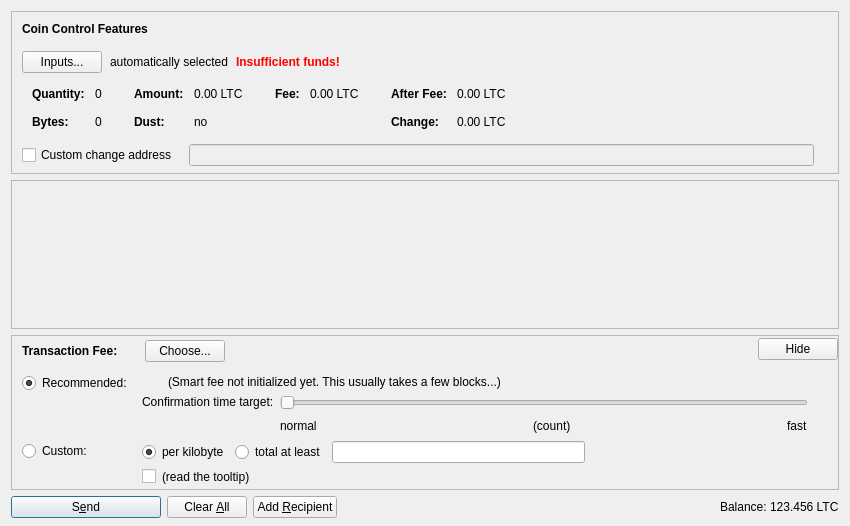
<?xml version="1.0" encoding="UTF-8"?>
<ui version="4.0">
 <class>SendCoinsDialog</class>
 <widget class="QDialog" name="SendCoinsDialog">
  <property name="geometry">
   <rect>
    <x>0</x>
    <y>0</y>
    <width>850</width>
    <height>526</height>
   </rect>
  </property>
  <property name="windowTitle">
   <string>Send Coins</string>
  </property>
  <layout class="QVBoxLayout" name="verticalLayout" stretch="0,1,0,0">
   <property name="bottomMargin">
    <number>8</number>
   </property>
   <item>
    <widget class="QFrame" name="frameCoinControl">
     <property name="sizePolicy">
      <sizepolicy hsizetype="Expanding" vsizetype="Expanding">
       <horstretch>0</horstretch>
       <verstretch>0</verstretch>
      </sizepolicy>
     </property>
     <property name="maximumSize">
      <size>
       <width>16777215</width>
       <height>16777215</height>
      </size>
     </property>
     <property name="frameShape">
      <enum>QFrame::StyledPanel</enum>
     </property>
     <property name="frameShadow">
      <enum>QFrame::Sunken</enum>
     </property>
     <layout class="QVBoxLayout" name="verticalLayoutCoinControl2">
      <property name="spacing">
       <number>0</number>
      </property>
      <property name="leftMargin">
       <number>0</number>
      </property>
      <property name="topMargin">
       <number>0</number>
      </property>
      <property name="rightMargin">
       <number>0</number>
      </property>
      <property name="bottomMargin">
       <number>6</number>
      </property>
      <item>
       <layout class="QVBoxLayout" name="verticalLayoutCoinControl" stretch="0,0,0,0,1">
        <property name="spacing">
         <number>0</number>
        </property>
        <property name="leftMargin">
         <number>10</number>
        </property>
        <property name="topMargin">
         <number>10</number>
        </property>
        <item>
         <layout class="QHBoxLayout" name="horizontalLayoutCoinControl1">
          <property name="bottomMargin">
           <number>15</number>
          </property>
          <item>
           <widget class="QLabel" name="labelCoinControlFeatures">
            <property name="sizePolicy">
             <sizepolicy hsizetype="Preferred" vsizetype="Maximum">
              <horstretch>0</horstretch>
              <verstretch>0</verstretch>
             </sizepolicy>
            </property>
            <property name="font">
             <font>
              <weight>75</weight>
              <bold>true</bold>
             </font>
            </property>
            <property name="styleSheet">
             <string notr="true">font-weight:bold;</string>
            </property>
            <property name="text">
             <string>Coin Control Features</string>
            </property>
           </widget>
          </item>
         </layout>
        </item>
        <item>
         <layout class="QHBoxLayout" name="horizontalLayoutCoinControl2" stretch="0,0,0,0">
          <property name="spacing">
           <number>8</number>
          </property>
          <property name="bottomMargin">
           <number>10</number>
          </property>
          <item>
           <widget class="QPushButton" name="pushButtonCoinControl">
            <property name="styleSheet">
             <string notr="true"/>
            </property>
            <property name="text">
             <string>Inputs...</string>
            </property>
            <property name="autoDefault">
             <bool>false</bool>
            </property>
           </widget>
          </item>
          <item>
           <widget class="QLabel" name="labelCoinControlAutomaticallySelected">
            <property name="text">
             <string>automatically selected</string>
            </property>
            <property name="margin">
             <number>5</number>
            </property>
           </widget>
          </item>
          <item>
           <widget class="QLabel" name="labelCoinControlInsuffFunds">
            <property name="font">
             <font>
              <weight>75</weight>
              <bold>true</bold>
             </font>
            </property>
            <property name="styleSheet">
             <string notr="true">color:red;font-weight:bold;</string>
            </property>
            <property name="text">
             <string>Insufficient funds!</string>
            </property>
            <property name="margin">
             <number>5</number>
            </property>
           </widget>
          </item>
          <item>
           <spacer name="horizontalSpacerCoinControl">
            <property name="orientation">
             <enum>Qt::Horizontal</enum>
            </property>
            <property name="sizeHint" stdset="0">
             <size>
              <width>40</width>
              <height>1</height>
             </size>
            </property>
           </spacer>
          </item>
         </layout>
        </item>
        <item>
         <widget class="QWidget" name="widgetCoinControl" native="true">
          <property name="sizePolicy">
           <sizepolicy hsizetype="Preferred" vsizetype="Preferred">
            <horstretch>0</horstretch>
            <verstretch>0</verstretch>
           </sizepolicy>
          </property>
          <property name="minimumSize">
           <size>
            <width>0</width>
            <height>0</height>
           </size>
          </property>
          <property name="styleSheet">
           <string notr="true"/>
          </property>
          <layout class="QHBoxLayout" name="horizontalLayoutCoinControl5">
           <property name="leftMargin">
            <number>0</number>
           </property>
           <property name="topMargin">
            <number>0</number>
           </property>
           <property name="rightMargin">
            <number>0</number>
           </property>
           <property name="bottomMargin">
            <number>0</number>
           </property>
           <item>
            <layout class="QHBoxLayout" name="horizontalLayoutCoinControl3" stretch="0,0,0,1">
             <property name="spacing">
              <number>20</number>
             </property>
             <property name="topMargin">
              <number>0</number>
             </property>
             <property name="bottomMargin">
              <number>10</number>
             </property>
             <item>
              <layout class="QFormLayout" name="formLayoutCoinControl1">
               <property name="horizontalSpacing">
                <number>10</number>
               </property>
               <property name="verticalSpacing">
                <number>14</number>
               </property>
               <property name="leftMargin">
                <number>10</number>
               </property>
               <property name="topMargin">
                <number>4</number>
               </property>
               <property name="rightMargin">
                <number>6</number>
               </property>
               <item row="0" column="0">
                <widget class="QLabel" name="labelCoinControlQuantityText">
                 <property name="font">
                  <font>
                   <weight>75</weight>
                   <bold>true</bold>
                  </font>
                 </property>
                 <property name="text">
                  <string>Quantity:</string>
                 </property>
                 <property name="margin">
                  <number>0</number>
                 </property>
                </widget>
               </item>
               <item row="0" column="1">
                <widget class="QLabel" name="labelCoinControlQuantity">
                 <property name="cursor">
                  <cursorShape>IBeamCursor</cursorShape>
                 </property>
                 <property name="contextMenuPolicy">
                  <enum>Qt::ActionsContextMenu</enum>
                 </property>
                 <property name="text">
                  <string notr="true">0</string>
                 </property>
                 <property name="margin">
                  <number>0</number>
                 </property>
                 <property name="textInteractionFlags">
                  <set>Qt::LinksAccessibleByMouse|Qt::TextSelectableByKeyboard|Qt::TextSelectableByMouse</set>
                 </property>
                </widget>
               </item>
               <item row="1" column="0">
                <widget class="QLabel" name="labelCoinControlBytesText">
                 <property name="font">
                  <font>
                   <weight>75</weight>
                   <bold>true</bold>
                  </font>
                 </property>
                 <property name="text">
                  <string>Bytes:</string>
                 </property>
                </widget>
               </item>
               <item row="1" column="1">
                <widget class="QLabel" name="labelCoinControlBytes">
                 <property name="cursor">
                  <cursorShape>IBeamCursor</cursorShape>
                 </property>
                 <property name="contextMenuPolicy">
                  <enum>Qt::ActionsContextMenu</enum>
                 </property>
                 <property name="text">
                  <string notr="true">0</string>
                 </property>
                 <property name="textInteractionFlags">
                  <set>Qt::LinksAccessibleByMouse|Qt::TextSelectableByKeyboard|Qt::TextSelectableByMouse</set>
                 </property>
                </widget>
               </item>
              </layout>
             </item>
             <item>
              <layout class="QFormLayout" name="formLayoutCoinControl2">
               <property name="horizontalSpacing">
                <number>10</number>
               </property>
               <property name="verticalSpacing">
                <number>14</number>
               </property>
               <property name="leftMargin">
                <number>6</number>
               </property>
               <property name="topMargin">
                <number>4</number>
               </property>
               <property name="rightMargin">
                <number>6</number>
               </property>
               <item row="0" column="0">
                <widget class="QLabel" name="labelCoinControlAmountText">
                 <property name="font">
                  <font>
                   <weight>75</weight>
                   <bold>true</bold>
                  </font>
                 </property>
                 <property name="text">
                  <string>Amount:</string>
                 </property>
                 <property name="margin">
                  <number>0</number>
                 </property>
                </widget>
               </item>
               <item row="0" column="1">
                <widget class="QLabel" name="labelCoinControlAmount">
                 <property name="cursor">
                  <cursorShape>IBeamCursor</cursorShape>
                 </property>
                 <property name="contextMenuPolicy">
                  <enum>Qt::ActionsContextMenu</enum>
                 </property>
                 <property name="text">
                  <string notr="true">0.00 LTC</string>
                 </property>
                 <property name="textInteractionFlags">
                  <set>Qt::LinksAccessibleByMouse|Qt::TextSelectableByKeyboard|Qt::TextSelectableByMouse</set>
                 </property>
                </widget>
               </item>
               <item row="1" column="0">
                <widget class="QLabel" name="labelCoinControlLowOutputText">
                 <property name="font">
                  <font>
                   <weight>75</weight>
                   <bold>true</bold>
                  </font>
                 </property>
                 <property name="text">
                  <string>Dust:</string>
                 </property>
                </widget>
               </item>
               <item row="1" column="1">
                <widget class="QLabel" name="labelCoinControlLowOutput">
                 <property name="cursor">
                  <cursorShape>IBeamCursor</cursorShape>
                 </property>
                 <property name="contextMenuPolicy">
                  <enum>Qt::ActionsContextMenu</enum>
                 </property>
                 <property name="text">
                  <string notr="true">no</string>
                 </property>
                 <property name="textInteractionFlags">
                  <set>Qt::LinksAccessibleByMouse|Qt::TextSelectableByKeyboard|Qt::TextSelectableByMouse</set>
                 </property>
                </widget>
               </item>
              </layout>
             </item>
             <item>
              <layout class="QFormLayout" name="formLayoutCoinControl3">
               <property name="horizontalSpacing">
                <number>10</number>
               </property>
               <property name="verticalSpacing">
                <number>14</number>
               </property>
               <property name="leftMargin">
                <number>6</number>
               </property>
               <property name="topMargin">
                <number>4</number>
               </property>
               <property name="rightMargin">
                <number>6</number>
               </property>
               <item row="0" column="0">
                <widget class="QLabel" name="labelCoinControlFeeText">
                 <property name="font">
                  <font>
                   <weight>75</weight>
                   <bold>true</bold>
                  </font>
                 </property>
                 <property name="text">
                  <string>Fee:</string>
                 </property>
                 <property name="margin">
                  <number>0</number>
                 </property>
                </widget>
               </item>
               <item row="0" column="1">
                <widget class="QLabel" name="labelCoinControlFee">
                 <property name="cursor">
                  <cursorShape>IBeamCursor</cursorShape>
                 </property>
                 <property name="contextMenuPolicy">
                  <enum>Qt::ActionsContextMenu</enum>
                 </property>
                 <property name="text">
                  <string notr="true">0.00 LTC</string>
                 </property>
                 <property name="textInteractionFlags">
                  <set>Qt::LinksAccessibleByMouse|Qt::TextSelectableByKeyboard|Qt::TextSelectableByMouse</set>
                 </property>
                </widget>
               </item>
              </layout>
             </item>
             <item>
              <layout class="QFormLayout" name="formLayoutCoinControl4">
               <property name="horizontalSpacing">
                <number>10</number>
               </property>
               <property name="verticalSpacing">
                <number>14</number>
               </property>
               <property name="leftMargin">
                <number>6</number>
               </property>
               <property name="topMargin">
                <number>4</number>
               </property>
               <property name="rightMargin">
                <number>6</number>
               </property>
               <item row="0" column="0">
                <widget class="QLabel" name="labelCoinControlAfterFeeText">
                 <property name="font">
                  <font>
                   <weight>75</weight>
                   <bold>true</bold>
                  </font>
                 </property>
                 <property name="text">
                  <string>After Fee:</string>
                 </property>
                 <property name="margin">
                  <number>0</number>
                 </property>
                </widget>
               </item>
               <item row="0" column="1">
                <widget class="QLabel" name="labelCoinControlAfterFee">
                 <property name="cursor">
                  <cursorShape>IBeamCursor</cursorShape>
                 </property>
                 <property name="contextMenuPolicy">
                  <enum>Qt::ActionsContextMenu</enum>
                 </property>
                 <property name="text">
                  <string notr="true">0.00 LTC</string>
                 </property>
                 <property name="textInteractionFlags">
                  <set>Qt::LinksAccessibleByMouse|Qt::TextSelectableByKeyboard|Qt::TextSelectableByMouse</set>
                 </property>
                </widget>
               </item>
               <item row="1" column="0">
                <widget class="QLabel" name="labelCoinControlChangeText">
                 <property name="font">
                  <font>
                   <weight>75</weight>
                   <bold>true</bold>
                  </font>
                 </property>
                 <property name="text">
                  <string>Change:</string>
                 </property>
                </widget>
               </item>
               <item row="1" column="1">
                <widget class="QLabel" name="labelCoinControlChange">
                 <property name="cursor">
                  <cursorShape>IBeamCursor</cursorShape>
                 </property>
                 <property name="contextMenuPolicy">
                  <enum>Qt::ActionsContextMenu</enum>
                 </property>
                 <property name="text">
                  <string notr="true">0.00 LTC</string>
                 </property>
                 <property name="textInteractionFlags">
                  <set>Qt::LinksAccessibleByMouse|Qt::TextSelectableByKeyboard|Qt::TextSelectableByMouse</set>
                 </property>
                </widget>
               </item>
              </layout>
             </item>
            </layout>
           </item>
          </layout>
         </widget>
        </item>
        <item>
         <layout class="QHBoxLayout" name="horizontalLayoutCoinControl4" stretch="0,0,0">
          <property name="spacing">
           <number>12</number>
          </property>
          <property name="sizeConstraint">
           <enum>QLayout::SetDefaultConstraint</enum>
          </property>
          <property name="topMargin">
           <number>5</number>
          </property>
          <property name="rightMargin">
           <number>5</number>
          </property>
          <item>
           <widget class="QCheckBox" name="checkBoxCoinControlChange">
            <property name="toolTip">
             <string>If this is activated, but the change address is empty or invalid, change will be sent to a newly generated address.</string>
            </property>
            <property name="text">
             <string>Custom change address</string>
            </property>
           </widget>
          </item>
          <item>
           <widget class="QValidatedLineEdit" name="lineEditCoinControlChange">
            <property name="enabled">
             <bool>false</bool>
            </property>
            <property name="sizePolicy">
             <sizepolicy hsizetype="Expanding" vsizetype="Fixed">
              <horstretch>0</horstretch>
              <verstretch>0</verstretch>
             </sizepolicy>
            </property>
           </widget>
          </item>
          <item>
           <widget class="QLabel" name="labelCoinControlChangeLabel">
            <property name="sizePolicy">
             <sizepolicy hsizetype="Preferred" vsizetype="Expanding">
              <horstretch>0</horstretch>
              <verstretch>0</verstretch>
             </sizepolicy>
            </property>
            <property name="minimumSize">
             <size>
              <width>0</width>
              <height>0</height>
             </size>
            </property>
            <property name="text">
             <string/>
            </property>
            <property name="margin">
             <number>3</number>
            </property>
           </widget>
          </item>
         </layout>
        </item>
        <item>
         <spacer name="verticalSpacerCoinControl">
          <property name="orientation">
           <enum>Qt::Vertical</enum>
          </property>
          <property name="sizeHint" stdset="0">
           <size>
            <width>800</width>
            <height>1</height>
           </size>
          </property>
         </spacer>
        </item>
       </layout>
      </item>
     </layout>
    </widget>
   </item>
   <item>
    <widget class="QScrollArea" name="scrollArea">
     <property name="widgetResizable">
      <bool>true</bool>
     </property>
     <widget class="QWidget" name="scrollAreaWidgetContents">
      <property name="geometry">
       <rect>
        <x>0</x>
        <y>0</y>
        <width>830</width>
        <height>104</height>
       </rect>
      </property>
      <layout class="QVBoxLayout" name="verticalLayout_2" stretch="0,1">
       <property name="leftMargin">
        <number>0</number>
       </property>
       <property name="topMargin">
        <number>0</number>
       </property>
       <property name="rightMargin">
        <number>0</number>
       </property>
       <property name="bottomMargin">
        <number>0</number>
       </property>
       <item>
        <layout class="QVBoxLayout" name="entries">
         <property name="spacing">
          <number>6</number>
         </property>
        </layout>
       </item>
       <item>
        <spacer name="verticalSpacer">
         <property name="orientation">
          <enum>Qt::Vertical</enum>
         </property>
         <property name="sizeHint" stdset="0">
          <size>
           <width>20</width>
           <height>40</height>
          </size>
         </property>
        </spacer>
       </item>
      </layout>
     </widget>
    </widget>
   </item>
   <item>
    <widget class="QFrame" name="frameFee">
     <property name="sizePolicy">
      <sizepolicy hsizetype="Expanding" vsizetype="Expanding">
       <horstretch>0</horstretch>
       <verstretch>0</verstretch>
      </sizepolicy>
     </property>
     <property name="maximumSize">
      <size>
       <width>16777215</width>
       <height>16777215</height>
      </size>
     </property>
     <property name="frameShape">
      <enum>QFrame::StyledPanel</enum>
     </property>
     <property name="frameShadow">
      <enum>QFrame::Sunken</enum>
     </property>
     <layout class="QVBoxLayout" name="verticalLayoutFee1">
      <property name="spacing">
       <number>0</number>
      </property>
      <property name="leftMargin">
       <number>0</number>
      </property>
      <property name="topMargin">
       <number>0</number>
      </property>
      <property name="rightMargin">
       <number>0</number>
      </property>
      <property name="bottomMargin">
       <number>0</number>
      </property>
      <item>
       <layout class="QVBoxLayout" name="verticalLayoutFee2" stretch="0,0,0">
        <property name="spacing">
         <number>0</number>
        </property>
        <property name="leftMargin">
         <number>10</number>
        </property>
        <property name="topMargin">
         <number>0</number>
        </property>
        <item>
         <layout class="QHBoxLayout" name="horizontalLayoutFee1">
          <property name="bottomMargin">
           <number>0</number>
          </property>
          <item>
           <layout class="QVBoxLayout" name="verticalLayoutFee7">
            <property name="spacing">
             <number>0</number>
            </property>
            <item>
             <spacer name="verticalSpacerSmartFee">
              <property name="orientation">
               <enum>Qt::Vertical</enum>
              </property>
              <property name="sizeType">
               <enum>QSizePolicy::Fixed</enum>
              </property>
              <property name="sizeHint" stdset="0">
               <size>
                <width>1</width>
                <height>4</height>
               </size>
              </property>
             </spacer>
            </item>
            <item>
             <layout class="QHBoxLayout" name="horizontalLayoutSmartFee">
              <property name="spacing">
               <number>10</number>
              </property>
              <item>
               <widget class="QLabel" name="labelFeeHeadline">
                <property name="sizePolicy">
                 <sizepolicy hsizetype="Preferred" vsizetype="Maximum">
                  <horstretch>0</horstretch>
                  <verstretch>0</verstretch>
                 </sizepolicy>
                </property>
                <property name="font">
                 <font>
                  <weight>75</weight>
                  <bold>true</bold>
                 </font>
                </property>
                <property name="styleSheet">
                 <string notr="true">font-weight:bold;</string>
                </property>
                <property name="text">
                 <string>Transaction Fee:</string>
                </property>
               </widget>
              </item>
              <item>
               <widget class="QLabel" name="labelFeeMinimized">
                <property name="text">
                 <string/>
                </property>
               </widget>
              </item>
              <item>
               <widget class="QPushButton" name="buttonChooseFee">
                <property name="text">
                 <string>Choose...</string>
                </property>
               </widget>
              </item>
             </layout>
            </item>
            <item>
             <spacer name="verticalSpacer_5">
              <property name="orientation">
               <enum>Qt::Vertical</enum>
              </property>
              <property name="sizeHint" stdset="0">
               <size>
                <width>1</width>
                <height>1</height>
               </size>
              </property>
             </spacer>
            </item>
           </layout>
          </item>
          <item>
           <spacer name="horizontalSpacer_4">
            <property name="orientation">
             <enum>Qt::Horizontal</enum>
            </property>
            <property name="sizeHint" stdset="0">
             <size>
              <width>40</width>
              <height>20</height>
             </size>
            </property>
           </spacer>
          </item>
          <item>
           <widget class="QPushButton" name="buttonMinimizeFee">
            <property name="toolTip">
             <string>collapse fee-settings</string>
            </property>
            <property name="text">
             <string>Hide</string>
            </property>
           </widget>
          </item>
         </layout>
        </item>
        <item>
         <widget class="QFrame" name="frameFeeSelection">
          <layout class="QVBoxLayout" name="verticalLayoutFee12">
           <property name="spacing">
            <number>0</number>
           </property>
           <property name="leftMargin">
            <number>0</number>
           </property>
           <property name="topMargin">
            <number>0</number>
           </property>
           <property name="rightMargin">
            <number>0</number>
           </property>
           <property name="bottomMargin">
            <number>0</number>
           </property>
           <item>
            <layout class="QGridLayout" name="gridLayoutFee">
             <property name="topMargin">
              <number>10</number>
             </property>
             <property name="bottomMargin">
              <number>4</number>
             </property>
             <property name="horizontalSpacing">
              <number>10</number>
             </property>
             <property name="verticalSpacing">
              <number>4</number>
             </property>
             <item row="1" column="1">
              <layout class="QVBoxLayout" name="verticalLayoutFee8">
               <property name="spacing">
                <number>6</number>
               </property>
               <item>
                <layout class="QHBoxLayout" name="horizontalLayoutFee13">
                 <item>
                  <widget class="QRadioButton" name="radioCustomPerKilobyte">
                   <property name="toolTip">
                    <string>If the custom fee is set to 1000 satoshis and the transaction is only 250 bytes, then &quot;per kilobyte&quot; only pays 250 satoshis in fee, while &quot;total at least&quot; pays 1000 satoshis. For transactions bigger than a kilobyte both pay by kilobyte.</string>
                   </property>
                   <property name="text">
                    <string>per kilobyte</string>
                   </property>
                   <property name="checked">
                    <bool>true</bool>
                   </property>
                   <attribute name="buttonGroup">
                    <string notr="true">groupCustomFee</string>
                   </attribute>
                  </widget>
                 </item>
                 <item>
                  <widget class="QRadioButton" name="radioCustomAtLeast">
                   <property name="toolTip">
                    <string>If the custom fee is set to 1000 satoshis and the transaction is only 250 bytes, then &quot;per kilobyte&quot; only pays 250 satoshis in fee, while &quot;total at least&quot; pays 1000 satoshis. For transactions bigger than a kilobyte both pay by kilobyte.</string>
                   </property>
                   <property name="text">
                    <string>total at least</string>
                   </property>
                   <attribute name="buttonGroup">
                    <string notr="true">groupCustomFee</string>
                   </attribute>
                  </widget>
                 </item>
                 <item>
                  <widget class="BitcoinAmountField" name="customFee"/>
                 </item>
                 <item>
                  <spacer name="horizontalSpacer_6">
                   <property name="orientation">
                    <enum>Qt::Horizontal</enum>
                   </property>
                   <property name="sizeHint" stdset="0">
                    <size>
                     <width>1</width>
                     <height>1</height>
                    </size>
                   </property>
                  </spacer>
                 </item>
                </layout>
               </item>
               <item>
                <layout class="QHBoxLayout" name="horizontalLayoutFee8">
                 <item>
                  <widget class="QCheckBox" name="checkBoxMinimumFee">
                   <property name="toolTip">
                    <string>Paying only the minimum fee is just fine as long as there is less transaction volume than space in the blocks. But be aware that this can end up in a never confirming transaction once there is more demand for cpocoin transactions than the network can process.</string>
                   </property>
                   <property name="text">
                    <string/>
                   </property>
                  </widget>
                 </item>
                 <item>
                  <widget class="QLabel" name="labelMinFeeWarning">
                   <property name="enabled">
                    <bool>true</bool>
                   </property>
                   <property name="toolTip">
                    <string>Paying only the minimum fee is just fine as long as there is less transaction volume than space in the blocks. But be aware that this can end up in a never confirming transaction once there is more demand for cpocoin transactions than the network can process.</string>
                   </property>
                   <property name="text">
                    <string>(read the tooltip)</string>
                   </property>
                   <property name="margin">
                    <number>5</number>
                   </property>
                  </widget>
                 </item>
                 <item>
                  <spacer name="horizontalSpacer_2">
                   <property name="orientation">
                    <enum>Qt::Horizontal</enum>
                   </property>
                   <property name="sizeHint" stdset="0">
                    <size>
                     <width>1</width>
                     <height>1</height>
                    </size>
                   </property>
                  </spacer>
                 </item>
                </layout>
               </item>
              </layout>
             </item>
             <item row="0" column="0">
              <layout class="QVBoxLayout" name="verticalLayoutFee4" stretch="0,1">
               <item>
                <widget class="QRadioButton" name="radioSmartFee">
                 <property name="text">
                  <string>Recommended:</string>
                 </property>
                 <property name="checked">
                  <bool>true</bool>
                 </property>
                 <attribute name="buttonGroup">
                  <string notr="true">groupFee</string>
                 </attribute>
                </widget>
               </item>
               <item>
                <spacer name="verticalSpacer_2">
                 <property name="orientation">
                  <enum>Qt::Vertical</enum>
                 </property>
                 <property name="sizeHint" stdset="0">
                  <size>
                   <width>1</width>
                   <height>1</height>
                  </size>
                 </property>
                </spacer>
               </item>
              </layout>
             </item>
             <item row="1" column="0">
              <layout class="QVBoxLayout" name="verticalLayoutFee9" stretch="0,1">
               <item>
                <widget class="QRadioButton" name="radioCustomFee">
                 <property name="text">
                  <string>Custom:</string>
                 </property>
                 <attribute name="buttonGroup">
                  <string notr="true">groupFee</string>
                 </attribute>
                </widget>
               </item>
               <item>
                <spacer name="verticalSpacer_6">
                 <property name="orientation">
                  <enum>Qt::Vertical</enum>
                 </property>
                 <property name="sizeHint" stdset="0">
                  <size>
                   <width>1</width>
                   <height>1</height>
                  </size>
                 </property>
                </spacer>
               </item>
              </layout>
             </item>
             <item row="0" column="1">
              <layout class="QVBoxLayout" name="verticalLayoutFee3" stretch="0,0,1">
               <property name="spacing">
                <number>6</number>
               </property>
               <property name="topMargin">
                <number>2</number>
               </property>
               <item>
                <layout class="QHBoxLayout" name="horizontalLayoutFee12">
                 <item>
                  <widget class="QLabel" name="labelSmartFee">
                   <property name="text">
                    <string/>
                   </property>
                   <property name="margin">
                    <number>2</number>
                   </property>
                  </widget>
                 </item>
                 <item>
                  <widget class="QLabel" name="labelFeeEstimation">
                   <property name="text">
                    <string/>
                   </property>
                  </widget>
                 </item>
                 <item>
                  <widget class="QLabel" name="labelSmartFee2">
                   <property name="text">
                    <string>(Smart fee not initialized yet. This usually takes a few blocks...)</string>
                   </property>
                   <property name="margin">
                    <number>2</number>
                   </property>
                  </widget>
                 </item>
                 <item>
                  <spacer name="horizontalSpacer_5">
                   <property name="orientation">
                    <enum>Qt::Horizontal</enum>
                   </property>
                   <property name="sizeHint" stdset="0">
                    <size>
                     <width>1</width>
                     <height>1</height>
                    </size>
                   </property>
                  </spacer>
                 </item>
                </layout>
               </item>
               <item>
                <layout class="QHBoxLayout" name="horizontalLayoutFee9">
                 <item>
                  <layout class="QVBoxLayout" name="verticalLayoutFee6">
                   <item>
                    <widget class="QLabel" name="labelSmartFee3">
                     <property name="text">
                      <string>Confirmation time target:</string>
                     </property>
                     <property name="margin">
                      <number>2</number>
                     </property>
                    </widget>
                   </item>
                   <item>
                    <spacer name="verticalSpacer_3">
                     <property name="orientation">
                      <enum>Qt::Vertical</enum>
                     </property>
                     <property name="sizeHint" stdset="0">
                      <size>
                       <width>1</width>
                       <height>1</height>
                      </size>
                     </property>
                    </spacer>
                   </item>
                  </layout>
                 </item>
                 <item>
                  <layout class="QVBoxLayout" name="verticalLayoutFee5">
                   <property name="rightMargin">
                    <number>30</number>
                   </property>
                   <item>
                    <widget class="QSlider" name="sliderSmartFee">
                     <property name="minimum">
                      <number>0</number>
                     </property>
                     <property name="maximum">
                      <number>23</number>
                     </property>
                     <property name="pageStep">
                      <number>1</number>
                     </property>
                     <property name="value">
                      <number>0</number>
                     </property>
                     <property name="orientation">
                      <enum>Qt::Horizontal</enum>
                     </property>
                     <property name="invertedAppearance">
                      <bool>false</bool>
                     </property>
                     <property name="invertedControls">
                      <bool>false</bool>
                     </property>
                     <property name="tickPosition">
                      <enum>QSlider::NoTicks</enum>
                     </property>
                    </widget>
                   </item>
                   <item>
                    <layout class="QHBoxLayout" name="horizontalLayoutFee10">
                     <item>
                      <widget class="QLabel" name="labelSmartFeeNormal">
                       <property name="text">
                        <string>normal</string>
                       </property>
                      </widget>
                     </item>
                     <item>
                      <spacer name="horizontalSpacer_7">
                       <property name="orientation">
                        <enum>Qt::Horizontal</enum>
                       </property>
                       <property name="sizeHint" stdset="0">
                        <size>
                         <width>40</width>
                         <height>20</height>
                        </size>
                       </property>
                      </spacer>
                     </item>
                     <item>
                      <widget class="QLabel" name="confirmationTargetLabel">
                       <property name="text">
                        <string notr="true">(count)</string>
                       </property>
                      </widget>
                     </item>
                     <item>
                      <spacer name="horizontalSpacer_3">
                       <property name="orientation">
                        <enum>Qt::Horizontal</enum>
                       </property>
                       <property name="sizeHint" stdset="0">
                        <size>
                         <width>40</width>
                         <height>20</height>
                        </size>
                       </property>
                      </spacer>
                     </item>
                     <item>
                      <widget class="QLabel" name="labelSmartFeeFast">
                       <property name="text">
                        <string>fast</string>
                       </property>
                      </widget>
                     </item>
                    </layout>
                   </item>
                  </layout>
                 </item>
                </layout>
               </item>
               <item>
                <spacer name="verticalSpacer_4">
                 <property name="orientation">
                  <enum>Qt::Vertical</enum>
                 </property>
                 <property name="sizeHint" stdset="0">
                  <size>
                   <width>1</width>
                   <height>1</height>
                  </size>
                 </property>
                </spacer>
               </item>
              </layout>
             </item>
            </layout>
           </item>
          </layout>
         </widget>
        </item>
        <item>
         <spacer name="verticalSpacerFee">
          <property name="orientation">
           <enum>Qt::Vertical</enum>
          </property>
          <property name="sizeHint" stdset="0">
           <size>
            <width>800</width>
            <height>1</height>
           </size>
          </property>
         </spacer>
        </item>
       </layout>
      </item>
     </layout>
    </widget>
   </item>
   <item>
    <layout class="QHBoxLayout" name="horizontalLayout">
     <item>
      <widget class="QPushButton" name="sendButton">
       <property name="minimumSize">
        <size>
         <width>150</width>
         <height>0</height>
        </size>
       </property>
       <property name="toolTip">
        <string>Confirm the send action</string>
       </property>
       <property name="text">
        <string>S&amp;end</string>
       </property>
       <property name="icon">
        <iconset resource="../bitcoin.qrc">
         <normaloff>:/icons/send</normaloff>:/icons/send</iconset>
       </property>
       <property name="autoDefault">
        <bool>false</bool>
       </property>
       <property name="default">
        <bool>true</bool>
       </property>
      </widget>
     </item>
     <item>
      <widget class="QPushButton" name="clearButton">
       <property name="sizePolicy">
        <sizepolicy hsizetype="Minimum" vsizetype="Fixed">
         <horstretch>0</horstretch>
         <verstretch>0</verstretch>
        </sizepolicy>
       </property>
       <property name="toolTip">
        <string>Clear all fields of the form.</string>
       </property>
       <property name="text">
        <string>Clear &amp;All</string>
       </property>
       <property name="icon">
        <iconset resource="../bitcoin.qrc">
         <normaloff>:/icons/remove</normaloff>:/icons/remove</iconset>
       </property>
       <property name="autoDefault">
        <bool>false</bool>
       </property>
      </widget>
     </item>
     <item>
      <widget class="QPushButton" name="addButton">
       <property name="toolTip">
        <string>Send to multiple recipients at once</string>
       </property>
       <property name="text">
        <string>Add &amp;Recipient</string>
       </property>
       <property name="icon">
        <iconset resource="../bitcoin.qrc">
         <normaloff>:/icons/add</normaloff>:/icons/add</iconset>
       </property>
       <property name="autoDefault">
        <bool>false</bool>
       </property>
      </widget>
     </item>
     <item>
      <spacer name="horizontalSpacer">
       <property name="orientation">
        <enum>Qt::Horizontal</enum>
       </property>
       <property name="sizeHint" stdset="0">
        <size>
         <width>40</width>
         <height>20</height>
        </size>
       </property>
      </spacer>
     </item>
     <item>
      <layout class="QHBoxLayout" name="horizontalLayout_2">
       <property name="spacing">
        <number>3</number>
       </property>
       <item>
        <widget class="QLabel" name="label">
         <property name="sizePolicy">
          <sizepolicy hsizetype="Preferred" vsizetype="Fixed">
           <horstretch>0</horstretch>
           <verstretch>0</verstretch>
          </sizepolicy>
         </property>
         <property name="text">
          <string>Balance:</string>
         </property>
        </widget>
       </item>
       <item>
        <widget class="QLabel" name="labelBalance">
         <property name="sizePolicy">
          <sizepolicy hsizetype="Preferred" vsizetype="Fixed">
           <horstretch>0</horstretch>
           <verstretch>0</verstretch>
          </sizepolicy>
         </property>
         <property name="cursor">
          <cursorShape>IBeamCursor</cursorShape>
         </property>
         <property name="text">
          <string notr="true">123.456 LTC</string>
         </property>
         <property name="textInteractionFlags">
          <set>Qt::LinksAccessibleByMouse|Qt::TextSelectableByKeyboard|Qt::TextSelectableByMouse</set>
         </property>
        </widget>
       </item>
      </layout>
     </item>
    </layout>
   </item>
  </layout>
 </widget>
 <customwidgets>
  <customwidget>
   <class>QValidatedLineEdit</class>
   <extends>QLineEdit</extends>
   <header>qvalidatedlineedit.h</header>
  </customwidget>
  <customwidget>
   <class>BitcoinAmountField</class>
   <extends>QLineEdit</extends>
   <header>bitcoinamountfield.h</header>
   <container>1</container>
  </customwidget>
 </customwidgets>
 <resources>
  <include location="../bitcoin.qrc"/>
 </resources>
 <connections/>
 <buttongroups>
  <buttongroup name="groupFee"/>
  <buttongroup name="groupCustomFee"/>
 </buttongroups>
</ui>
